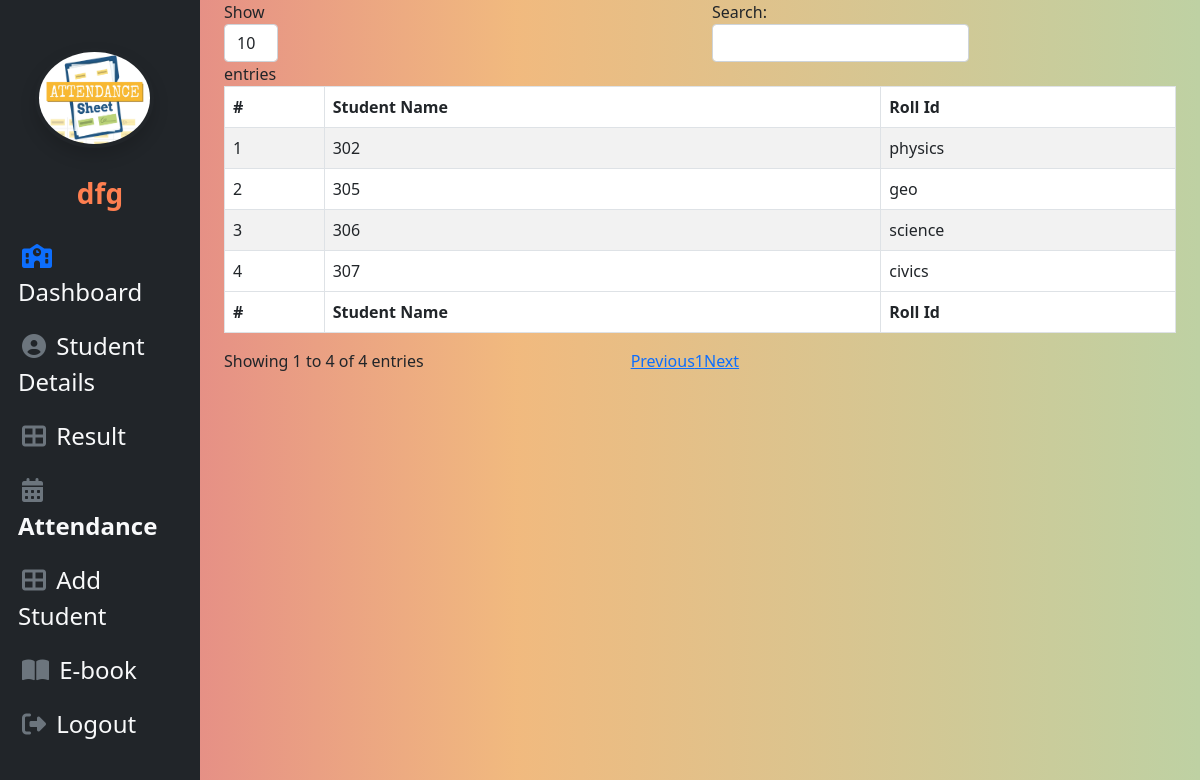
The page /subject.php on the database its author committed.
### tables this page shows
CREATE TABLE `subject` (
  `sbid` int(11) NOT NULL,
  `subjname` varchar(255) NOT NULL,
  `subteacher` varchar(255) NOT NULL,
  `t_id` int(11) NOT NULL,
  `c_id` int(11) NOT NULL
);

### subject.php (the view, shortened to what this page needs)
<?php
include('dbcon.php');
?>
<!DOCTYPE html>
<html lang="en">
<head>
    <link href="https://cdn.jsdelivr.net/npm/bootstrap@5.0.2/dist/css/bootstrap.min.css" rel="stylesheet">
</head>
<body>
    <div class="container-fluid">
        <div class="row min-vh-100 flex-column flex-md-row">
          <div class="col-12 col-md-3 col-xl-2 p-0 bg-dark ">
            <nav class="navbar navbar-expand-md navbar-dark bd-dark flex-md-column flex-row  py-2  sticky-top " id="sidebar">
              <div class="text-center p-3">
                <img src="images/attendence.jpg" alt="profile picture" class="img-fluid rounded-circle my-4 p-1 d-none d-md-block shadow sizeimg"  />
               <a href="#" class="navbar-brand mx-0 fw-bolder fs-3 text-nowrap"  style="color:coral" >dfg</a>
              </div>
              <div class="collapse navbar-collapse order-last align-self-start" id="nav">
              <ul class="nav flex-column mb-0">
      <li class="nav-item  ">
        <a href="homepg.php" class="nav-link text-light bg-dark  fs-4" style="margin-left:2px">
            <i class="fas fa-school mr-3 text-primary" style="margin:3px 4px 3px 4px;"></i>
            Dashboard
        </a>
      </li>
      <li class="nav-item  ">
        <a href="#" class="nav-link text-light bg-dark fs-4" style="margin-left:2px">
            <i class="fas fa-user-circle mr-3 text-secondary" style="margin:3px 4px 3px 4px;"></i>
            Student Details
        </a>
      </li>
      <li class="nav-item  ">
        <a   href="#" class="nav-link text-light bg-dark  fs-4" style="margin-left:2px">
            <i class="fas fa-th-large mr-3 text-secondary "  style="margin:3px 4px 3px 4px;" ></i>
            Result
        </a>
      </li>
      <li class="nav-item  ">
        <a href="#" class="nav-link text-light bg-dark fw-bold fs-4" style="margin-left:2px">
            <i class="fas fa-calendar-alt mr-3 text-secondary "  style="margin:3px 4px 3px 4px;"></i>
            Attendance
        </a>
      </li>
      <li class="nav-item  ">
        <a href="add_student.php" class="nav-link text-light bg-dark  fs-4" style="margin-left:2px">
            <i class="fas fa-th-large mr-3 text-secondary "  style="margin:3px 4px 3px 4px;"></i>
            Add Student
        </a>
      </li>
      <li class="nav-item  ">
        <a href="#" class="nav-link text-light bg-dark  fs-4 " style="margin-left:2px">
            <i class="fas fa-book-open mr-3 text-secondary"  style="margin:3px 4px 3px 4px;" ></i>
            E-book
        </a>
      </li>
      <li class="nav-item  ">
        <a href="logout.php" class="nav-link text-light bg-dark  fs-4" style="margin-left:2px" >
            <i class="fas fa-sign-out-alt mr-3 text-secondary"  style="margin:3px 4px 3px 4px;"></i>
            Logout
        </a>
      </li>
    </ul>
              </div>
            </nav>
    </div>
    <main class="col px-0 flex-grow-1">
    <div class="container ">
    <div class="table-responsive">
<table id="example" class="display table table-striped table-bordered bg-white " cellspacing="0" width="100%">
                                                    <thead>
                                                        <tr>
                                                            <th>#</th>
                                                            <th>Student Name</th>
                                                            <th>Roll Id</th>
                                                        </tr>
                                                    </thead>
                                                    <tfoot>
                                                        <tr>
                                                          <th>#</th>
                                                            <th>Student Name</th>
                                                            <th>Roll Id</th>
                                                        </tr>
                                                    </tfoot>
                                                    <tbody>
<?php $sql = "SELECT  distinct sbid,subjname from subject";
$queryshow=mysqli_query($con,$sql);
$cnt=1;
if(mysqli_num_rows($queryshow)> 0)
{
while($result=mysqli_fetch_array($queryshow))
{   ?>
<tr>
 <td><?php echo $cnt;?></td>
                                                            <td><?php echo $result['sbid'];?></td>
                                                            <td><?php echo $result['subjname'];?></td>
</tr>
<?php $cnt=$cnt+1;}} ?>
                                                    </tbody>
                                                </table>
</div>
</div>
</main>
                                                </div>
    </div>
        </body>
</html>

### subject.php (style rules this page uses)
body { background: rgb(223,118,138); background: linear-gradient(90deg, rgba(223,118,138,1) 0%, rgba(235,157,73,0.7063200280112045) 43%, rgba(190,209,163,1) 100%); min-height: 100vh; overflow-x: hidden; }
.sizeimg { width:90%; height:100px; margin:2px 1px 2px 1px; }
.nav-item::after { content: ''; display: block; width: 0px; height: 2px; background: #fec400; transition: 0.4s }

### rows shown on the page
subject: sbid "302", subjname "physics"
subject: sbid "305", subjname "geo"
subject: sbid "306", subjname "science"
subject: sbid "307", subjname "civics"
